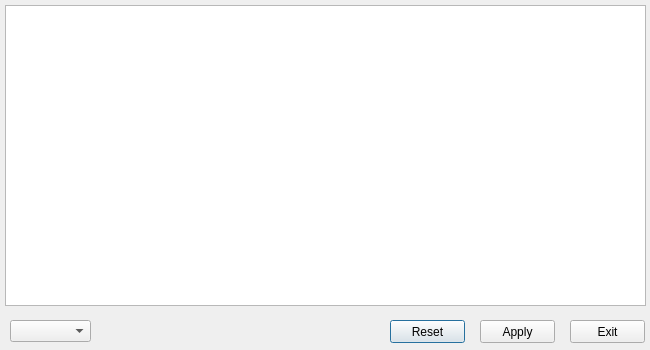
<?xml version="1.0" encoding="UTF-8"?>
<ui version="4.0">
 <class>ExonTimDlg</class>
 <widget class="QDialog" name="ExonTimDlg">
  <property name="geometry">
   <rect>
    <x>0</x>
    <y>0</y>
    <width>650</width>
    <height>350</height>
   </rect>
  </property>
  <property name="windowTitle">
   <string>Dialog</string>
  </property>
  <widget class="QTableWidget" name="tableWidget">
   <property name="geometry">
    <rect>
     <x>5</x>
     <y>5</y>
     <width>641</width>
     <height>301</height>
    </rect>
   </property>
  </widget>
  <widget class="QComboBox" name="comboBox">
   <property name="geometry">
    <rect>
     <x>10</x>
     <y>320</y>
     <width>81</width>
     <height>22</height>
    </rect>
   </property>
  </widget>
  <widget class="QPushButton" name="btnReset">
   <property name="geometry">
    <rect>
     <x>390</x>
     <y>320</y>
     <width>75</width>
     <height>23</height>
    </rect>
   </property>
   <property name="text">
    <string>Reset</string>
   </property>
  </widget>
  <widget class="QPushButton" name="btnApply">
   <property name="geometry">
    <rect>
     <x>480</x>
     <y>320</y>
     <width>75</width>
     <height>23</height>
    </rect>
   </property>
   <property name="text">
    <string>Apply</string>
   </property>
  </widget>
  <widget class="QPushButton" name="btnExit">
   <property name="geometry">
    <rect>
     <x>570</x>
     <y>320</y>
     <width>75</width>
     <height>23</height>
    </rect>
   </property>
   <property name="text">
    <string>Exit</string>
   </property>
  </widget>
 </widget>
 <resources/>
 <connections/>
</ui>
